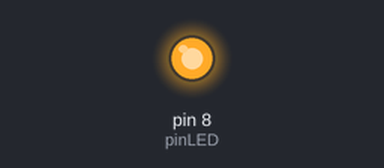
The sketch below on a simulated Arduino Uno, built with avr-gcc and run on an emulated ATmega328P. Shown: output pins drawn as LEDs (lit = HIGH).

Above: at 0.2 s.
At 9.7 s:
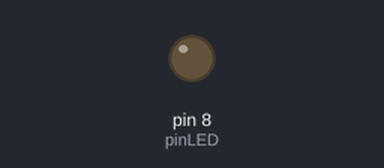
Timing chart, 0 to 14.3 s (numbered marks = the images above):
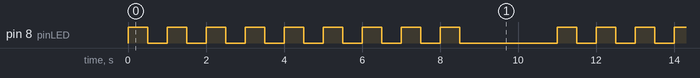

Measured:
- by itself, pin 8 (pinLED): repeats every 11.0 s: 8 × (LOW 0.50 s, HIGH 0.50 s), LOW 2.5 s, HIGH 0.50 s
- by itself, everything shown: repeats every 11.0 s, in 18 steps

The sketch:

sismik_2021_foorLoop.ino
```cpp
// program LED berkedip 10 dengan foor loop

const int pinLED = 8;

void setup() {
  pinMode(pinLED, OUTPUT);
}

void loop() {

  for (int i=1; i<10; i++) {
  digitalWrite(pinLED, HIGH); // pinLED dalam kondisi high
  delay(500); // delay selama 500 ms
  digitalWrite(pinLED, LOW); // pinLED dalam kondisi low
  delay(500); // delay selama 500 ms
  }
  delay (2000);
}
```
